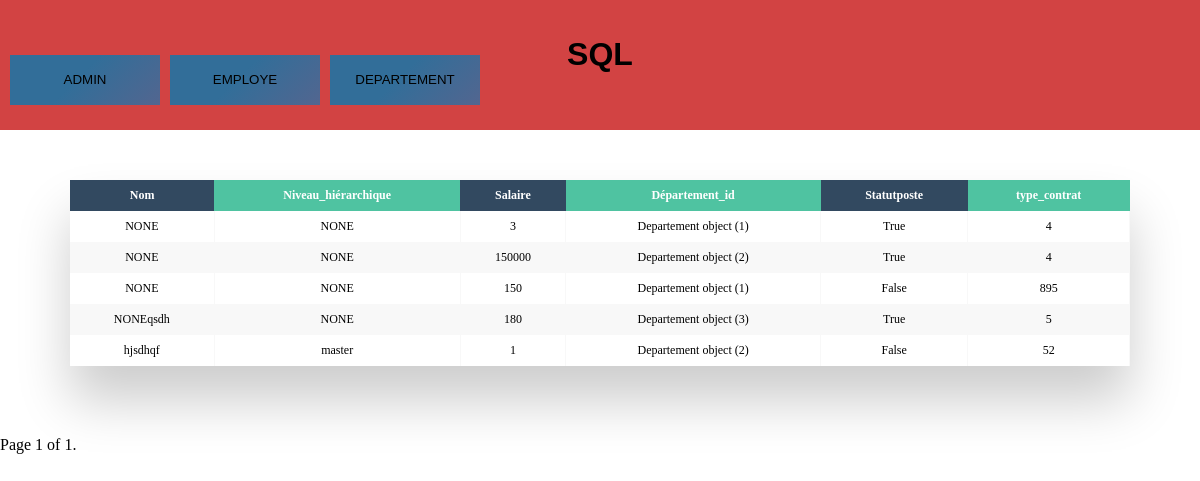
Page /Poste/ on the committed database.
### polls/models.py (models this page shows)
class Postes(models.Model):
    id = models.AutoField(primary_key=True)
    Nom = models.CharField(max_length=100,default='NONE')
    Niveau_hiérarchique = models.CharField(max_length=100,default='NONE')
    Salaire = models.IntegerField()
    Département_id = models.ForeignKey(Departement, on_delete=models.CASCADE)
    Statutposte = models.BooleanField()
    type_contrat = models.IntegerField()

class Departement(models.Model):
    id = models.AutoField(primary_key=True)
    nom = models.CharField(max_length=100,default='NONE')
    nombre_personne_departement = models.IntegerField()
    date_de_creation_du_departement = models.DateField()
    budget_annuel_du_departement = models.IntegerField()
    responsable_departement = models.ForeignKey(Employe, on_delete=models.CASCADE)

### polls/views.py (the view)
def indexPoste(request):
    poste=Postes.objects.all()
    paginator = Paginator(poste, 10) # Show 10 contacts per page
    page = request.GET.get('page')
    postes = paginator.get_page(page)
    return render(request,'poste.html',{"postes":postes})

### template/poste.html (shortened to what this page needs)
<!DOCTYPE html>
<html lang="en">
<head>
</head>
<body>
<div class="header">
        <div class="titleHeader">
            <h1>SQL</h1>
        </div>
        <div class="butttonrow">
            <form action="/admin" method="GET">
            <button type="submit" name="admin" class="noselect">ADMIN</button>
            </form>
            <form action="/" method="GET">
            <button type="submit" class="noselect">EMPLOYE</button>
            </form>
            <form action="/Departement" method="GET">
            <button type="submit" class="noselect">DEPARTEMENT</button>
            </form>
        </div>
    </div>
    <div class="table-wrapper">
    <table class="fl-table">
        <thead>
        <tr>
            <th>Nom</th>
            <th>Niveau_hiérarchique</th>
            <th>Salaire</th>
            <th>Département_id</th>
            <th>Statutposte</th>
            <th>type_contrat</th>
        </tr>
        </thead>
        <tbody>
        {% for i in postes%}
        <tr>
            <td>{{i.Nom}}</td>
            <td>{{i.Niveau_hiérarchique}}</td>
            <td>{{i.Salaire}}</td>
            <td>{{i.Département_id}}</td>
            <td>{{i.Statutposte}}</td>
            <td>{{i.type_contrat}}</td>
        </tr>
        {% endfor %}
    </table>
</div>
        <div class="pagination">
        <span class="step-links">
            <span class="current">
                Page {{ postes.number }} of {{ postes.paginator.num_pages }}.
            </span>
        </span>
    </div>
    <div class="footer"></div>
</body>
</html>

### template/poste.html (style rules this page uses)
body { margin: 0; padding: 0; }
.header { width: auto; height: 130px; background-color: rgb(210, 67, 67); }
.titleHeader { padding-top: 15px; text-align: center; font-size: 10; font-family: Verdana, Geneva, Tahoma, sans-serif; }
.footer { height: 100px; width: auto; }
.table-wrapper { margin: 10px 70px 70px; box-shadow: 0px 35px 50px rgba( 0, 0, 0, 0.2 ); margin-top:50px; }
.fl-table { border-radius: 5px; font-size: 12px; font-weight: normal; border: none; border-collapse: collapse; width: 100%; max-width: 100%; white-space: nowrap; background-color: white; }
.fl-table td, .fl-table th { text-align: center; padding: 8px; }
.fl-table td { border-right: 1px solid #f8f8f8; font-size: 12px; }
.fl-table thead th { color: #ffffff; background: #4FC3A1; }
.fl-table thead th:nth-child(odd) { color: #ffffff; background: #324960; }
.fl-table tr:nth-child(even) { background: #F8F8F8; }
.noselect { -webkit-touch-callout: none; -webkit-user-select: none; -khtml-user-select: none; -moz-user-select: none; -ms-user-select: none; user-select: none; -webkit-tap-highlight-color: transparent; }
button { margin-top:-40px; margin-left:10px; width: 150px; height: 50px; cursor: pointer; border: none; display: flex; align-items: center; justify-content: center; background-color: #B67FBC; background-image: linear-gradient(315deg, #7f5a83 0%, #326E99 74%); background-size: 200% 100%; background-position: left; background-repeat: no-repeat; transition: 500ms; }
button:before { color: rgba(255,255,255,0.5); font-size: 16px; position: absolute; display: flex; align-items: center; justify-content: center; width: 140px; height: 40px; background-color: #1b2845; background-image: linear-gradient(315deg, #1b2845 0%, #274060 74%); transition: 500ms; }
.butttonrow { flex-direction: row; display: flex; }

### rows in the picture
Postes: Nom "NONE", Niveau_hiérarchique "NONE", Salaire "3", Département_id "Departement object (1)", Statutposte "True", type_contrat "4"
Postes: Nom "NONE", Niveau_hiérarchique "NONE", Salaire "150000", Département_id "Departement object (2)", Statutposte "True", type_contrat "4"
Postes: Nom "NONE", Niveau_hiérarchique "NONE", Salaire "150", Département_id "Departement object (1)", Statutposte "False", type_contrat "895"
Postes: Nom "NONEqsdh", Niveau_hiérarchique "NONE", Salaire "180", Département_id "Departement object (3)", Statutposte "True", type_contrat "5"
Postes: Nom "hjsdhqf", Niveau_hiérarchique "master", Salaire "1", Département_id "Departement object (2)", Statutposte "False", type_contrat "52"

### other values in the picture
{{ postes.number }} "1"
{{ postes.paginator.num_pages }} "1"
